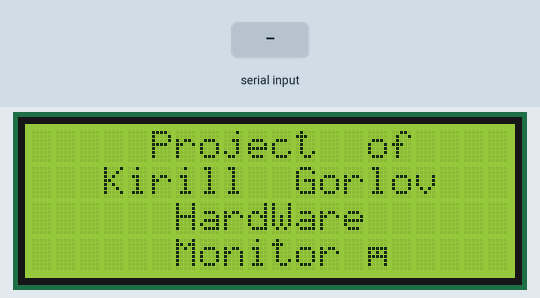
The sketch below on a simulated Arduino Uno, built with avr-gcc and run on an emulated ATmega328P. Shown: 20×4 character LCD. Inputs (shaded band) come from the test bench.

Above: at 3.7 s.
8.5 s: "90,45,200\n" received over Serial
At 8.52 s:
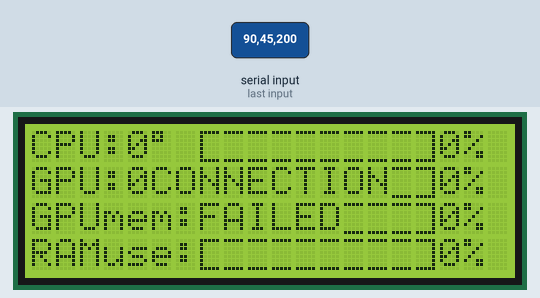
At 9.4 s:
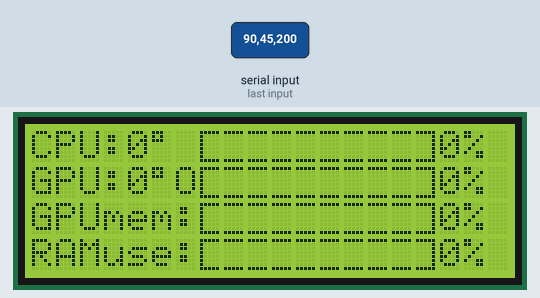
10.0 s: "30,150,10\n" received over Serial
At 10.8 s:
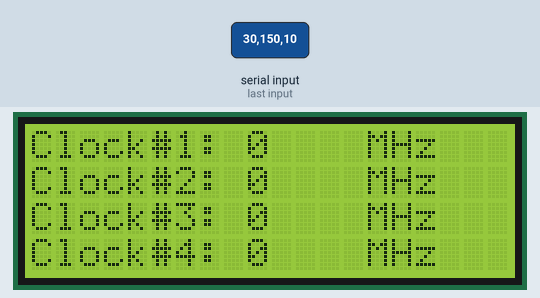
Timing chart, 0 to 13.0 s (numbered marks = the images above; inputs shaded):
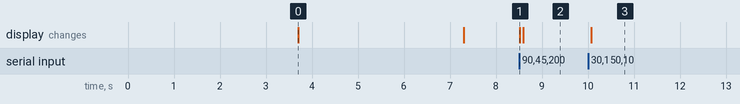

Measured:
- after the input at 8.5 s, the display: changes at once (image 1)
- after the input at 10.0 s, the display: changes after 0.07 s (image 3)
- what the display in image 0 shows lasts 3.6 s, from 3.7 s to 7.3 s

The sketch:

HardWare_Monitor_test_version_.ino
```cpp
// -------------------- БИБЛИОТЕКИ ---------------------
#include <string.h>             // библиотека расширенной работы со строками
#include <LiquidCrystal_I2C.h>  // библтотека дисплея
#include <TimerOne.h>           // библиотека таймера
#include <TimeLib.h>
// -------------------- БИБЛИОТЕКИ ---------------------


#define printByte(args) write(args);
LiquidCrystal_I2C lcd(0x27, 20, 4);
boolean Start_logo, Connection_flag, Start_logo1 = 1, updateDisplay_flag, updateTemp_flag, timeOut_flag = 1, restoreConnectToPC = 0, reDraw_flag = 1, timeOutLCDClear = 1;
boolean display_flag = 1, change_flag = true;
unsigned long timeout, plot_timer;
char inData[82];      // массив входных значений (СИМВОЛЫ)
int PCdata[13];       // массив численных значений показаний с компьютера
byte PLOTmem[6][16];  // массив для хранения данных для построения графика (16 значений для 6 параметров)
byte lines[] = { 4, 5, 7, 6 };
byte plotLines[] = { 0, 1, 4, 5, 6, 7 };  // 0-CPU temp, 1-GPU temp, 2-CPU load, 3-GPU load, 4-RAM load, 5-GPU memory
byte index = 0;
String string_convert;
byte blocks, halfs;
String perc;
uint32_t myTimer1, myTimer2, myTimer3;
// блоки для построения графиков
byte row8[8] = { 0b11111, 0b11111, 0b11111, 0b11111, 0b11111, 0b11111, 0b11111, 0b11111 };
byte row7[8] = { 0b00000, 0b11111, 0b11111, 0b11111, 0b11111, 0b11111, 0b11111, 0b11111 };
byte row6[8] = { 0b00000, 0b00000, 0b11111, 0b11111, 0b11111, 0b11111, 0b11111, 0b11111 };
byte row5[8] = { 0b00000, 0b00000, 0b00000, 0b11111, 0b11111, 0b11111, 0b11111, 0b11111 };
byte row4[8] = { 0b00000, 0b00000, 0b00000, 0b00000, 0b11111, 0b11111, 0b11111, 0b11111 };
byte row3[8] = { 0b00000, 0b00000, 0b00000, 0b00000, 0b00000, 0b11111, 0b11111, 0b11111 };
byte row2[8] = { 0b00000, 0b00000, 0b00000, 0b00000, 0b00000, 0b00000, 0b11111, 0b11111 };
byte row1[8] = { 0b00000, 0b00000, 0b00000, 0b00000, 0b00000, 0b00000, 0b00000, 0b11111 };
// значок градуса!!!! lcd.write(223);
byte degree[8] = { 0b11100, 0b10100, 0b11100, 0b00000, 0b00000, 0b00000, 0b00000, 0b00000 };
// правый край полосы загрузки
byte right_empty[8] = { 0b11111, 0b00001, 0b00001, 0b00001, 0b00001, 0b00001, 0b00001, 0b11111 };
// левый край полосы загрузки
byte left_empty[8] = { 0b11111, 0b10000, 0b10000, 0b10000, 0b10000, 0b10000, 0b10000, 0b11111 };
// центр полосы загрузки
byte center_empty[8] = { 0b11111, 0b00000, 0b00000, 0b00000, 0b00000, 0b00000, 0b00000, 0b11111 };
// Названия для легенды графиков
const char plot_0[] = "CPU";
const char plot_1[] = "GPU";
const char plot_2[] = "RAM";

const char plot_3[] = "temp";
const char plot_4[] = "load";
const char plot_5[] = "mem";
// названия ниже должны совпадать с массивами сверху и идти по порядку!
static const char *plotNames0[] = {
  plot_0, plot_1, plot_0, plot_1, plot_2, plot_1
};
static const char *plotNames1[] = {
  plot_3, plot_3, plot_4, plot_4, plot_4, plot_5
};
//PCdata[0] = temp CPU; PCdata[1] = CPU usage; PCdata[2] = clock #1; PCdata[3] = clock #2; PCdata[4] = clock #3; PCdata[5] = clock #4
//PCdata[6] = CPU Power; PCdata[7] = GPU temp; ; PCdata[8] = GPU usage; PCdata[9] = Mem GPU Usage; PCdata[10] = SSD temp; PCdata[11] = RAM use


void setup() {
  Serial.begin(9600);
  Start_logo = true;
  lcd.init();
  lcd.backlight();
  initBar3();
  lcd.clear();
  MGTU_logo();
  delay(3500);
  lcd.clear();
  Developer_logo();
  delay(3500);
  lcd.clear();
}

void loop() {
  parsing();
  updateDisplay();
  timeoutTick();
}


void MGTU_logo() {
  lcd.setCursor(3, 0);
  lcd.print("Moscow");
  lcd.setCursor(12, 0);
  lcd.print("State");
  lcd.setCursor(5, 1);
  lcd.print("Technical");
  lcd.setCursor(5, 2);
  lcd.print("University");
  lcd.setCursor(3, 3);
  lcd.print("Kaluga");
  lcd.setCursor(11, 3);
  lcd.print("Branch");
}


void Developer_logo() {
  lcd.setCursor(5, 0);
  lcd.print("Project");
  lcd.setCursor(14, 0);
  lcd.print("of");
  lcd.setCursor(3, 1);
  lcd.print("Kirill");
  lcd.setCursor(11, 1);
  lcd.print("Gorlov");
  lcd.setCursor(6, 2);
  lcd.print("HardWare");
  lcd.setCursor(6, 3);
  lcd.print("Monitor");
  lcd.setCursor(14, 3);
  lcd.print(char(252));
}


void parsing() {
  while (Serial.available() > 0) {
    char aChar = Serial.read();
    if (aChar != 'E') {
      inData[index] = aChar;
      index++;
      inData[index] = '\0';
    } else {
      char *p = inData;
      char *str;
      index = 0;
      String value = "";
      while ((str = strtok_r(p, ";", &p)) != NULL) {
        string_convert = str;
        PCdata[index] = string_convert.toInt();
        index++;
      }
      index = 0;
      updateDisplay_flag = 1;
      updateTemp_flag = 1;
    }
    timeout = millis();
    timeOut_flag = 1;
    restoreConnectToPC = 1;
    lcd.backlight();
  }
}


void updateDisplay() {
  display_switch();
  if (display_flag) {
    draw_names1();
    draw_stats1();
    int perc1 = PCdata[1];
    fillBar3(7, 0, 10, perc1);
    int perc2 = PCdata[8];
    fillBar3(7, 1, 10, perc2);
    int perc3 = PCdata[9];
    fillBar3(7, 2, 10, perc3);
    int perc4 = PCdata[11];
    fillBar3(7, 3, 10, perc4);
  } else {
    draw_names_stats2();
  }
}

void draw_names1() {
  lcd.setCursor(0, 0);
  lcd.print("CPU:");
  lcd.setCursor(0, 1);
  lcd.print("GPU:");
  lcd.setCursor(0, 2);
  lcd.print("GPUmem:");
  lcd.setCursor(0, 3);
  lcd.print("RAMuse:");
}


void draw_stats1() {
  lcd.setCursor(4, 0);
  lcd.print(PCdata[0]);
  lcd.write(223);
  lcd.setCursor(17, 0);
  lcd.print(PCdata[1]);
  if (PCdata[1] < 10) perc = "% ";
  else if (PCdata[1] < 100) perc = "%";
  else perc = "";
  lcd.print(perc);
  lcd.setCursor(4, 1);
  lcd.print(PCdata[7]);
  lcd.write(223);
  lcd.setCursor(17, 1);
  lcd.print(PCdata[8]);
  if (PCdata[8] < 10) perc = "% ";
  else if (PCdata[8] < 100) perc = "%";
  else perc = "";
  lcd.print(perc);
  lcd.setCursor(17, 2);
  lcd.print(PCdata[9]);
  if (PCdata[9] < 10) perc = "% ";
  else if (PCdata[9] < 100) perc = "%";
  else perc = "";
  lcd.print(perc);
  lcd.setCursor(17, 3);
  lcd.print(PCdata[11]);
  if (PCdata[11] < 10) perc = "% ";
  else if (PCdata[11] < 100) perc = "%";
  else perc = "";
  lcd.print(perc);
}


void draw_names_stats2() {
  //Частота первого ядра
  lcd.setCursor(0, 0);
  lcd.print("Clock#1:");
  if (PCdata[2] < 1000) {
    lcd.setCursor(9, 0);
    lcd.print(PCdata[2]);
    lcd.setCursor(14, 0);
    lcd.print("MHz");
    lcd.setCursor(12, 0);
    lcd.print(" ");
  } else {
    lcd.setCursor(9, 0);
    lcd.print(PCdata[2]);
    lcd.setCursor(14, 0);
    lcd.print("MHz");
  }
  //Частота первого ядра

  //Частота второго ядра
  lcd.setCursor(0, 1);
  lcd.print("Clock#2:");
  if (PCdata[2] < 1000) {
    lcd.setCursor(9, 1);
    lcd.print(PCdata[3]);
    lcd.setCursor(14, 1);
    lcd.print("MHz");
    lcd.setCursor(12, 1);
    lcd.print(" ");
  } else {
    lcd.setCursor(9, 1);
    lcd.print(PCdata[3]);
    lcd.setCursor(14, 1);
    lcd.print("MHz");
  }
  //Частота второго ядра

  //Частота третьего ядра
  lcd.setCursor(0, 2);
  lcd.print("Clock#3:");
  if (PCdata[2] < 1000) {
    lcd.setCursor(9, 2);
    lcd.print(PCdata[4]);
    lcd.setCursor(14, 2);
    lcd.print("MHz");
    lcd.setCursor(12, 2);
    lcd.print(" ");
  } else {
    lcd.setCursor(9, 2);
    lcd.print(PCdata[4]);
    lcd.setCursor(14, 2);
    lcd.print("MHz");
  }
  //Частота третьего ядра

  //Частота четвертого ядра
  lcd.setCursor(0, 3);
  lcd.print("Clock#4:");
  if (PCdata[2] < 1000) {
    lcd.setCursor(9, 3);
    lcd.print(PCdata[5]);
    lcd.setCursor(14, 3);
    lcd.print("MHz");
    lcd.setCursor(12, 3);
    lcd.print(" ");
  } else {
    lcd.setCursor(9, 3);
    lcd.print(PCdata[5]);
    lcd.setCursor(14, 3);
    lcd.print("MHz");
  }
  //Частота четвертого ядра
}


void draw_names_stats3() {
  //Количетсво потребляемых процессором ватт
  lcd.setCursor(0, 0);
  lcd.print("CPU Power:");
  if (PCdata[6] < 10) {
    lcd.setCursor(11, 0);
    lcd.print(PCdata[6]);
    lcd.setCursor(14, 0);
    lcd.print("Watt");
    lcd.setCursor(12, 0);
    lcd.print(" ");
  } else {
    lcd.setCursor(11, 0);
    lcd.print(PCdata[6]);
    lcd.setCursor(14, 0);
    lcd.print("Watt");
  }
  //Количетсво потребляемых процессором ватт


  //Температура SSD
  lcd.setCursor(0, 1);
  lcd.print("SSD temp:");
  lcd.setCursor(10, 1);
  lcd.print(PCdata[10]);
  lcd.setCursor(12, 1);
  lcd.write(223);
  //Температура SSD

  //Дата и время
  lcd.setCursor(5, 2);
  lcd.print("WORK TIME:");
  time_t t = now();
  lcd.setCursor(3, 3);
  lcd.print(hour(t));
  lcd.setCursor(5, 3);
  lcd.print("h");
  lcd.setCursor(7, 3);
  lcd.print(minute(t));
  lcd.setCursor(9, 3);
  lcd.print("min");
  lcd.setCursor(13, 3);
  lcd.print(second(t));
  lcd.setCursor(15, 3);
  lcd.print("sec");
  //Дата и время
}


void display_switch() {
  if (millis() - myTimer1 >= 10000) {  // ищем разницу
    myTimer1 = millis();               // сброс таймера
    display_flag = !display_flag;
    lcd.clear();
  }
}


void initBar3() {
  byte right_empty[8] = { 0b11111, 0b00001, 0b00001, 0b00001, 0b00001, 0b00001, 0b00001, 0b11111 };
  byte left_empty[8] = { 0b11111, 0b10000, 0b10000, 0b10000, 0b10000, 0b10000, 0b10000, 0b11111 };
  byte center_empty[8] = { 0b11111, 0b00000, 0b00000, 0b00000, 0b00000, 0b00000, 0b00000, 0b11111 };
  byte bar2[] = { 0b11111, 0b11000, 0b11000, 0b11000, 0b11000, 0b11000, 0b11000, 0b11111 };
  byte bar3[] = { B11111, B11100, B11100, B11100, B11100, B11100, B11100, B11111 };
  byte bar4[] = { B11111, B11110, B11110, B11110, B11110, B11110, B11110, B11111 };
  lcd.createChar(0, left_empty);
  lcd.createChar(1, center_empty);
  lcd.createChar(2, right_empty);
  lcd.createChar(3, bar2);
  lcd.createChar(4, bar3);
  lcd.createChar(5, bar4);
}
void fillBar3(byte start_pos, byte row, byte bar_length, byte fill_percent) {
  byte infill = bar_length * fill_percent / 10;
  byte fract = infill % 10;
  infill = infill / 10;
  // change_flag - true слева, false справа
  if (infill < bar_length - 1) {
    if (!change_flag) {
      change_flag = true;
      byte bar2[] = { 0b11111, 0b11000, 0b11000, 0b11000, 0b11000, 0b11000, 0b11000, 0b11111 };
      byte bar3[] = { B11111, B11100, B11100, B11100, B11100, B11100, B11100, B11111 };
      byte bar4[] = { B11111, B11110, B11110, B11110, B11110, B11110, B11110, B11111 };
      lcd.createChar(3, bar2);
      lcd.createChar(4, bar3);
      lcd.createChar(5, bar4);
    }
  } else {
    if (change_flag) {
      change_flag = false;
      byte leftbar1[] = { B11111, B10001, B10001, B10001, B10001, B10001, B10001, B11111 };
      byte leftbar2[] = { B11111, B11001, B11001, B11001, B11001, B11001, B11001, B11111 };
      byte leftbar3[] = { B11111, B11101, B11101, B11101, B11101, B11101, B11101, B11111 };
      lcd.createChar(3, leftbar1);
      lcd.createChar(4, leftbar2);
      lcd.createChar(5, leftbar3);
    }
  }
  lcd.setCursor(start_pos, row);
  if (infill == 0) {
    if (fract >= 0 && fract < 2) lcd.write(0);
    else if (fract >= 2 && fract < 4) lcd.write(0);
    else if (fract >= 4 && fract < 6) lcd.write(3);
    else if (fract >= 6 && fract < 8) lcd.write(4);
    else if (fract >= 8) lcd.write(5);
  } else lcd.write(255);
  for (int n = 1; n < bar_length - 1; n++) {
    if (n < infill) lcd.write(255);
    if (n == infill) {
      if (fract >= 0 && fract < 2) lcd.write(1);
      else if (fract >= 2 && fract < 4) lcd.write(0);
      else if (fract >= 4 && fract < 6) lcd.write(3);
      else if (fract >= 6 && fract < 8) lcd.write(4);
      else if (fract >= 8) lcd.write(5);
    }
    if (n > infill) lcd.write(1);
  }
  if (infill == bar_length - 1) {
    if (fract >= 0 && fract < 2) lcd.write(2);
    else if (fract >= 2 && fract < 4) lcd.write(3);
    else if (fract >= 4 && fract < 6) lcd.write(4);
    else if (fract >= 6 && fract < 8) lcd.write(5);
    else if (fract >= 8) lcd.write(255);
  } else if (infill == bar_length) lcd.write(255);
  else lcd.write(2);
}


void timeoutTick() {
  while (Serial.available() < 1){
  if ((millis() - timeout > 5000) && timeOut_flag) {
    lcd.setCursor(5, 1);
    lcd.print("CONNECTION");
    lcd.setCursor(7, 2);
    lcd.print("FAILED");
    lcd.noBacklight();
  }}
}
```
